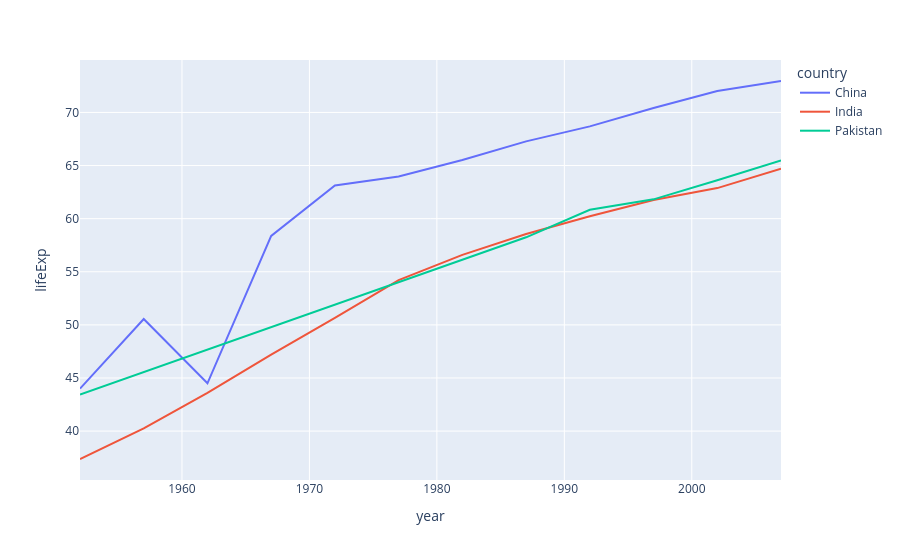

Notebook code for this chart:
### Code cell
# plot india china pak line plot
df=gap[(gap['country']=='India') | (gap['country']=='China') | (gap['country']=='Pakistan')]
px.line(df,x='year',y='lifeExp',color='country')

### Figure 1 — Plotly figure (JSON) as saved in the notebook; plotly's stock layout.template omitted (floating-point values rounded to 4 significant figures)
{"data": [{"hovertemplate": "country=China<br>year=%{x}<br>lifeExp=%{y}<extra></extra>", "legendgroup": "China", "line": {"color": "#636efa", "dash": "solid"}, "marker": {"symbol": "circle"}, "mode": "lines", "name": "China", "orientation": "v", "showlegend": true, "type": "scatter", "x": [1952, 1957, 1962, 1967, 1972, 1977, 1982, 1987, 1992, 1997, 2002, 2007], "xaxis": "x", "y": [44.0, 50.55, 44.5, 58.38, 63.12, 63.97, 65.53, 67.27, 68.69, 70.43, 72.03, 72.96], "yaxis": "y"}, {"hovertemplate": "country=India<br>year=%{x}<br>lifeExp=%{y}<extra></extra>", "legendgroup": "India", "line": {"color": "#EF553B", "dash": "solid"}, "marker": {"symbol": "circle"}, "mode": "lines", "name": "India", "orientation": "v", "showlegend": true, "type": "scatter", "x": [1952, 1957, 1962, 1967, 1972, 1977, 1982, 1987, 1992, 1997, 2002, 2007], "xaxis": "x", "y": [37.37, 40.25, 43.6, 47.19, 50.65, 54.21, 56.6, 58.55, 60.22, 61.77, 62.88, 64.7], "yaxis": "y"}, {"hovertemplate": "country=Pakistan<br>year=%{x}<br>lifeExp=%{y}<extra></extra>", "legendgroup": "Pakistan", "line": {"color": "#00cc96", "dash": "solid"}, "marker": {"symbol": "circle"}, "mode": "lines", "name": "Pakistan", "orientation": "v", "showlegend": true, "type": "scatter", "x": [1952, 1957, 1962, 1967, 1972, 1977, 1982, 1987, 1992, 1997, 2002, 2007], "xaxis": "x", "y": [43.44, 45.56, 47.67, 49.8, 51.93, 54.04, 56.16, 58.24, 60.84, 61.82, 63.61, 65.48], "yaxis": "y"}], "layout": {"legend": {"title": {"text": "country"}, "tracegroupgap": 0}, "margin": {"t": 60}, "xaxis": {"anchor": "y", "domain": [0, 1], "title": {"text": "year"}}, "yaxis": {"anchor": "x", "domain": [0, 1], "title": {"text": "lifeExp"}}}}
